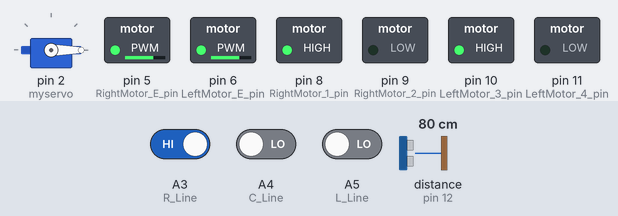
Simulated run of this sketch. Board: Arduino Uno, built with avr-gcc and run on an emulated ATmega328P. Parts: servo, switched loads named in the sketch (green lamp = pin HIGH). Wiring (inferred from the names in the program): ultrasonic range finder: trigger pin 13; echo pin 12. Inputs (shaded band) come from the test bench; at power-on: distance to the obstacle (sensor on pin 12) 80 cm, A4 (C_Line) LOW, A3 (R_Line) HIGH, A5 (L_Line) LOW. The echo pulse lasts 58.3 µs per cm; pins used as bus, display or sensor lines are not drawn; what the sketch prints to the serial monitor is not drawn.

Above: at 2.7 s.
2.8 s: distance to the obstacle (sensor on pin 12) set to 44 cm
5.8 s: distance to the obstacle (sensor on pin 12) set to 36 cm
At 6.6 s:
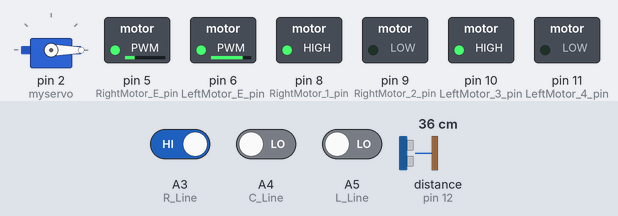
7.3 s: distance to the obstacle (sensor on pin 12) set to 4 cm
At 7.8 s:
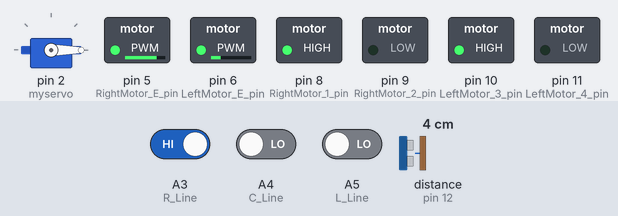
8.8 s: distance to the obstacle (sensor on pin 12) set to 2 cm
At 10.0 s:
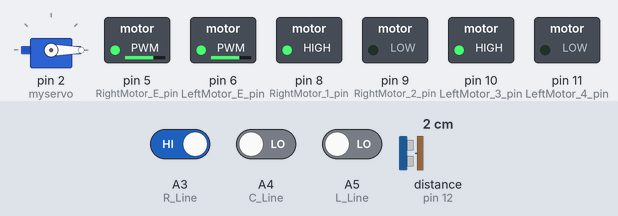
10.3 s: A4 (C_Line) driven HIGH
At 11.5 s:
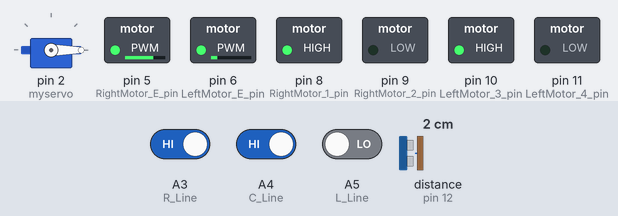
11.8 s: A4 (C_Line) driven LOW
At 13.1 s:
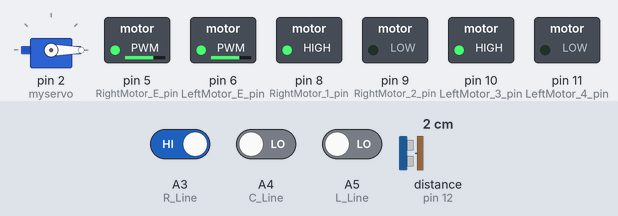
Timing chart, 0 to 14.3 s (numbered marks = the images above; inputs shaded):
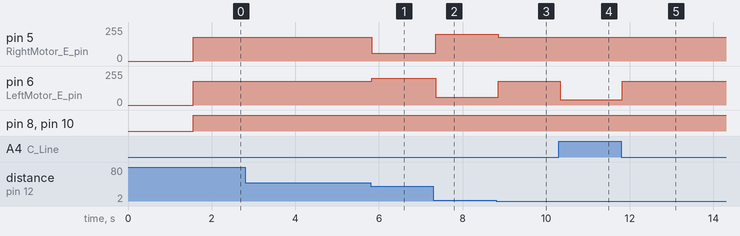

Measured:
- the behaviour switches between 41 and 40 cm on distance to the obstacle (sensor on pin 12) (found by bisection; images 0 and 1)
- the behaviour switches between 3 and 2 cm on distance to the obstacle (sensor on pin 12) (found by bisection; images 2 and 3)
- after the input at 2.8 s, every drawn part: stays the same
- after the input at 5.8 s, pin 5 (RightMotor_E_pin): 180/255 → 60/255 at once; pin 6 (LeftMotor_E_pin): 180/255 → 200/255 at once
- after the input at 7.3 s, pin 5 (RightMotor_E_pin): 60/255 → 200/255 after 0.06 s; pin 6 (LeftMotor_E_pin): 200/255 → 60/255 after 0.06 s
- after the input at 8.8 s, pin 5 (RightMotor_E_pin): 200/255 → 180/255 after 0.06 s; pin 6 (LeftMotor_E_pin): 60/255 → 180/255 after 0.06 s
- after the input at 10.3 s, pin 6 (LeftMotor_E_pin): 180/255 → 40/255 at once
- after the input at 11.8 s, pin 6 (LeftMotor_E_pin): 40/255 → 180/255 at once

The sketch:

kimtaemin_line_tracer.ino
```cpp
#include <Servo.h>
Servo myservo;

int trigPin = 13;
int echoPin = 12;

int RightMotor_E_pin = 5;
int LeftMotor_E_pin = 6;
int RightMotor_1_pin = 8;
int RightMotor_2_pin = 9;
int LeftMotor_3_pin = 10;
int LeftMotor_4_pin = 11;

int L_Line = A5;
int C_Line = A4;
int R_Line = A3;

int L_MAX_MotorSpeed = 180;
int R_MAX_MotorSpeed = 180;
int L_MotorSpeed = 0;
int R_MotorSpeed = 0;

const int TARGET_WALL_DISTANCE = 13;   // 오른쪽 벽 13cm 유지
const int WALL_SWITCH_THRESHOLD = 40;
const int BASE_SPEED = 130;
const int TURN_ADJUST = 70;

const int SERVO_RIGHT_WALL = 0;        // 오른쪽 벽 보기

void setup() {
  pinMode(RightMotor_E_pin, OUTPUT);
  pinMode(LeftMotor_E_pin, OUTPUT);
  pinMode(RightMotor_1_pin, OUTPUT);
  pinMode(RightMotor_2_pin, OUTPUT);
  pinMode(LeftMotor_3_pin, OUTPUT);
  pinMode(LeftMotor_4_pin, OUTPUT);

  pinMode(L_Line, INPUT);
  pinMode(C_Line, INPUT);
  pinMode(R_Line, INPUT);

  pinMode(trigPin, OUTPUT);
  pinMode(echoPin, INPUT);

  myservo.attach(2);
  myservo.write(SERVO_RIGHT_WALL);

  Serial.begin(9600);
  Serial.println("10cm보다 가까우면 왼쪽, 멀면 오른쪽, 기본 직진");
  delay(1500);
}

void loop() {
  myservo.write(SERVO_RIGHT_WALL);
  delay(50);
  int wall_dist = getDistance_cm();

  if (wall_dist >= WALL_SWITCH_THRESHOLD || wall_dist < 0) {
    Serial.print("벽 멀음: "); Serial.print(wall_dist); Serial.println("cm 라인 추종");
    follow_line();
    return;
  }

  Serial.print("벽: "); Serial.print(wall_dist); Serial.print("cm ");
  maintain_10cm_wall(wall_dist);
  delay(20);
}

void maintain_10cm_wall(int dist) {
  if (dist < TARGET_WALL_DISTANCE) {
    L_MotorSpeed = BASE_SPEED - TURN_ADJUST;
    R_MotorSpeed = BASE_SPEED + TURN_ADJUST;
    motor_role(HIGH, HIGH);
    Serial.println("10cm보다 가까움 왼쪽 회전");
  }
  else if (dist > TARGET_WALL_DISTANCE) {
    L_MotorSpeed = BASE_SPEED + TURN_ADJUST;
    R_MotorSpeed = BASE_SPEED - TURN_ADJUST;
    motor_role(HIGH, HIGH);
    Serial.println("10cm보다 멀음 오른쪽 회전");
  }
  else {
    L_MotorSpeed = BASE_SPEED;
    R_MotorSpeed = BASE_SPEED;
    motor_role(HIGH, HIGH);
    Serial.println("10cm 직진");
  }
}

void follow_line() {
  int L = digitalRead(L_Line);
  int C = digitalRead(C_Line);
  int R = digitalRead(R_Line);

  if (L == HIGH && C == HIGH && R == LOW) {
    turn_right();
  }
  else if (L == LOW && C == HIGH && R == HIGH) {
    turn_left();
  }
  else if (L == HIGH && C == LOW && R == HIGH) {
    go_forward();
  }
  else {
    go_forward();
  }
}

void go_forward() {
  L_MotorSpeed = L_MAX_MotorSpeed;
  R_MotorSpeed = R_MAX_MotorSpeed;
  motor_role(HIGH, HIGH);
}

void turn_left() {
  L_MotorSpeed = 40;
  R_MotorSpeed = R_MAX_MotorSpeed;
  motor_role(HIGH, HIGH);
}

void turn_right() {
  L_MotorSpeed = L_MAX_MotorSpeed;
  R_MotorSpeed = 60;
  motor_role(LOW, HIGH);
}

void motor_role(int R_motor, int L_motor) {
  digitalWrite(RightMotor_1_pin, R_motor);
  digitalWrite(RightMotor_2_pin, !R_motor);
  digitalWrite(LeftMotor_3_pin, L_motor);
  digitalWrite(LeftMotor_4_pin, !L_motor);
  analogWrite(RightMotor_E_pin, R_MotorSpeed);
  analogWrite(LeftMotor_E_pin, L_MotorSpeed);
}

int getDistance_cm() {
  digitalWrite(trigPin, HIGH);
  delayMicroseconds(10);
  digitalWrite(trigPin, LOW);

  long duration = pulseIn(echoPin, HIGH, 30000);
  if (duration == 0) return -1;

  int distance = ((float)(340 * duration) / 10000) / 2;
  if (distance < 2 || distance > 400) return -1;

  return distance;
}
```
